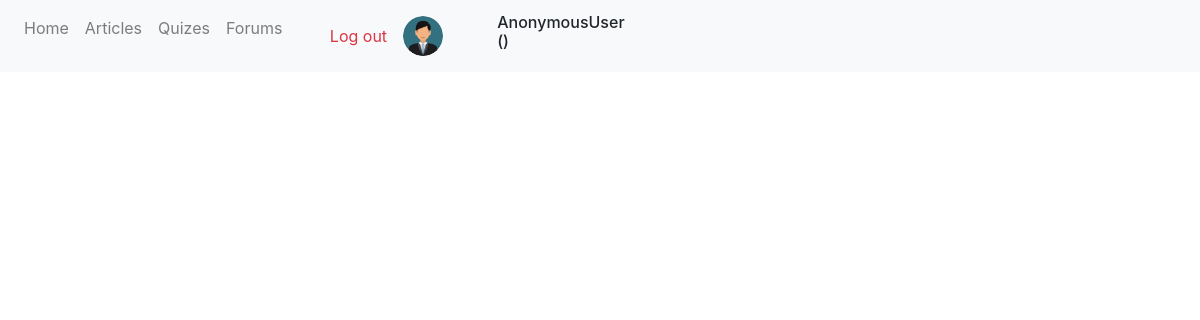
Page /quizes/home/ on the earlier database version.
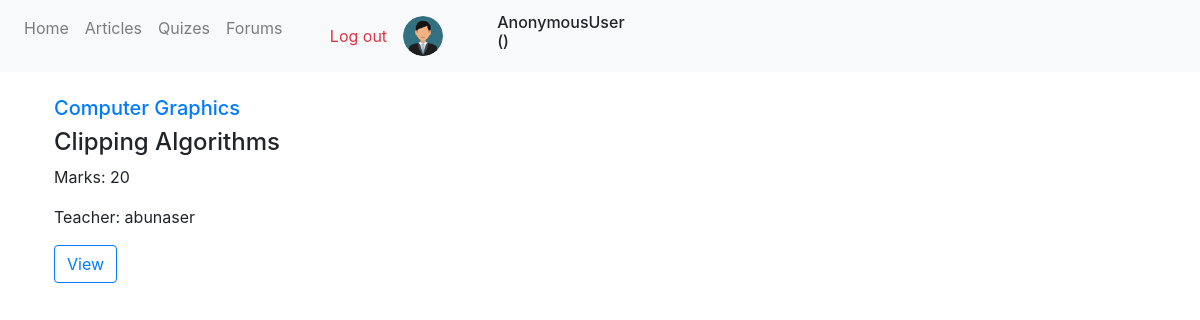
Same page on the later database version.
### App_Quizes/models.py (models this page shows, shortened)
class Quiz(models.Model):
    teacher = models.ForeignKey(User, on_delete=models.CASCADE, related_name='quiz')
    subject = models.CharField(max_length=264, blank=True)
    title = models.CharField(max_length=264, blank=True)
    marks = models.IntegerField(blank=True)
    questions = models.TextField(blank=True)
    upload_date = models.DateField(auto_now_add=True)
    class Meta:
        ordering = ['-upload_date']

### App_Quizes/views.py (the view)
# urls.py: path('home/', views.home, name="home"),
def home(request):
    quizes = Quiz.objects.all()
    context = {'quizes' : quizes}
    return render(request, 'App_Quizes/home.html', context)

### templates/App_Quizes/home.html (shortened to what this page needs)
{% extends 'navbar.html' %}
{% block body_block %}
<div class="row row-cols-3 my-2">
    {% for quiz in quizes %}
    <div class="col-3 mx-2" style="width: 18rem; min-height: 20rem;">
        <h5 class="text-primary">{{quiz.subject}}</h5>
        <h4 class="">{{quiz.title}}</h4>
        <p class="">Marks: {{quiz.marks}}</p>
        <p class="">Teacher: {{quiz.teacher}}</p>
        <a href="{% url 'App_Quizes:quiz_view' id=quiz.id %}" class="btn btn-outline-primary">View</a>
    </div>
    {% endfor %}
</div>
{% endblock %}

Differences in the rows shown:
added Quiz: subject "Computer Graphics", title "Clipping Algorithms", marks "20", teacher "abunaser"
